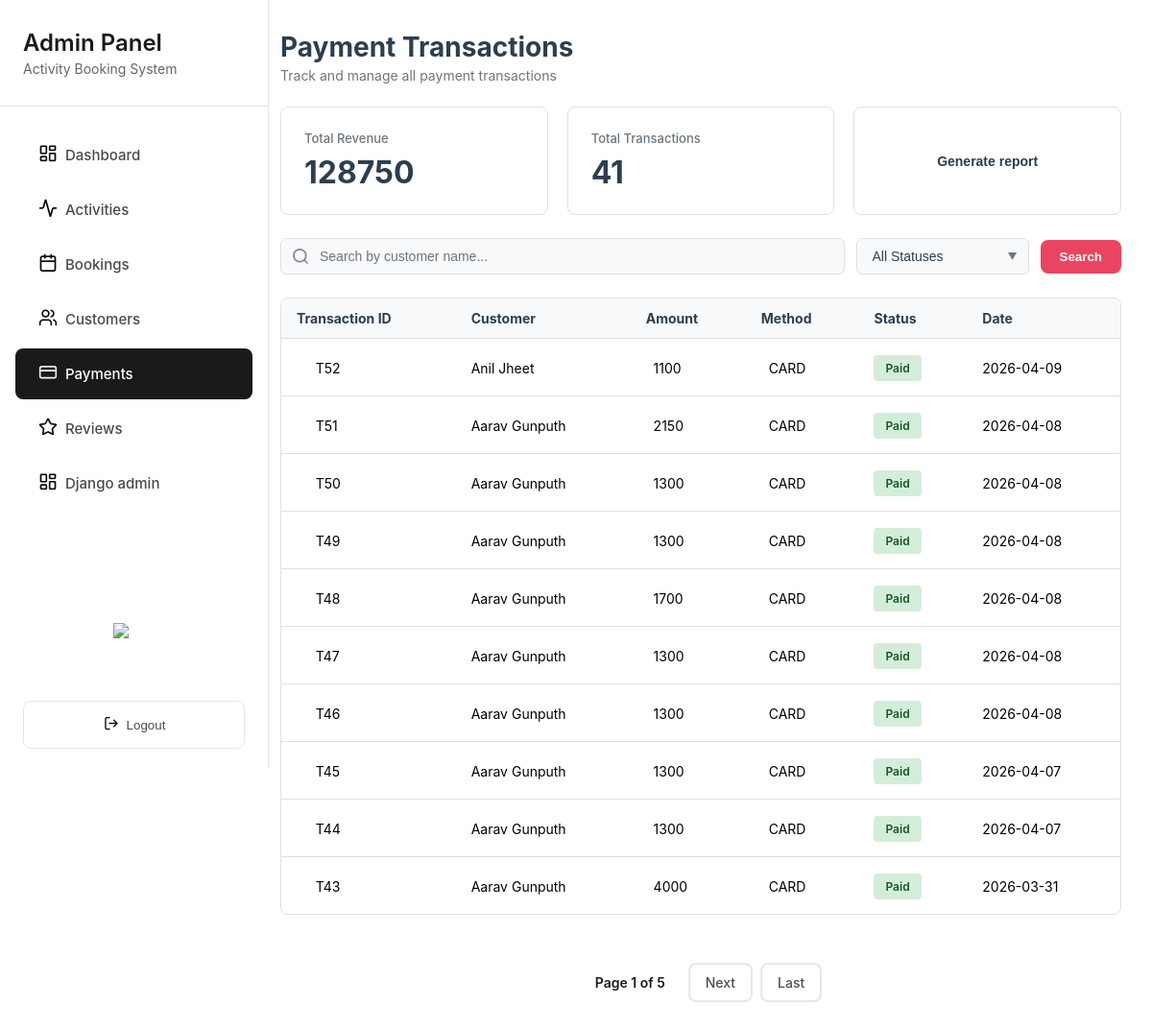
The app's page /grandblue/admin/payments/ (signed in), older data.
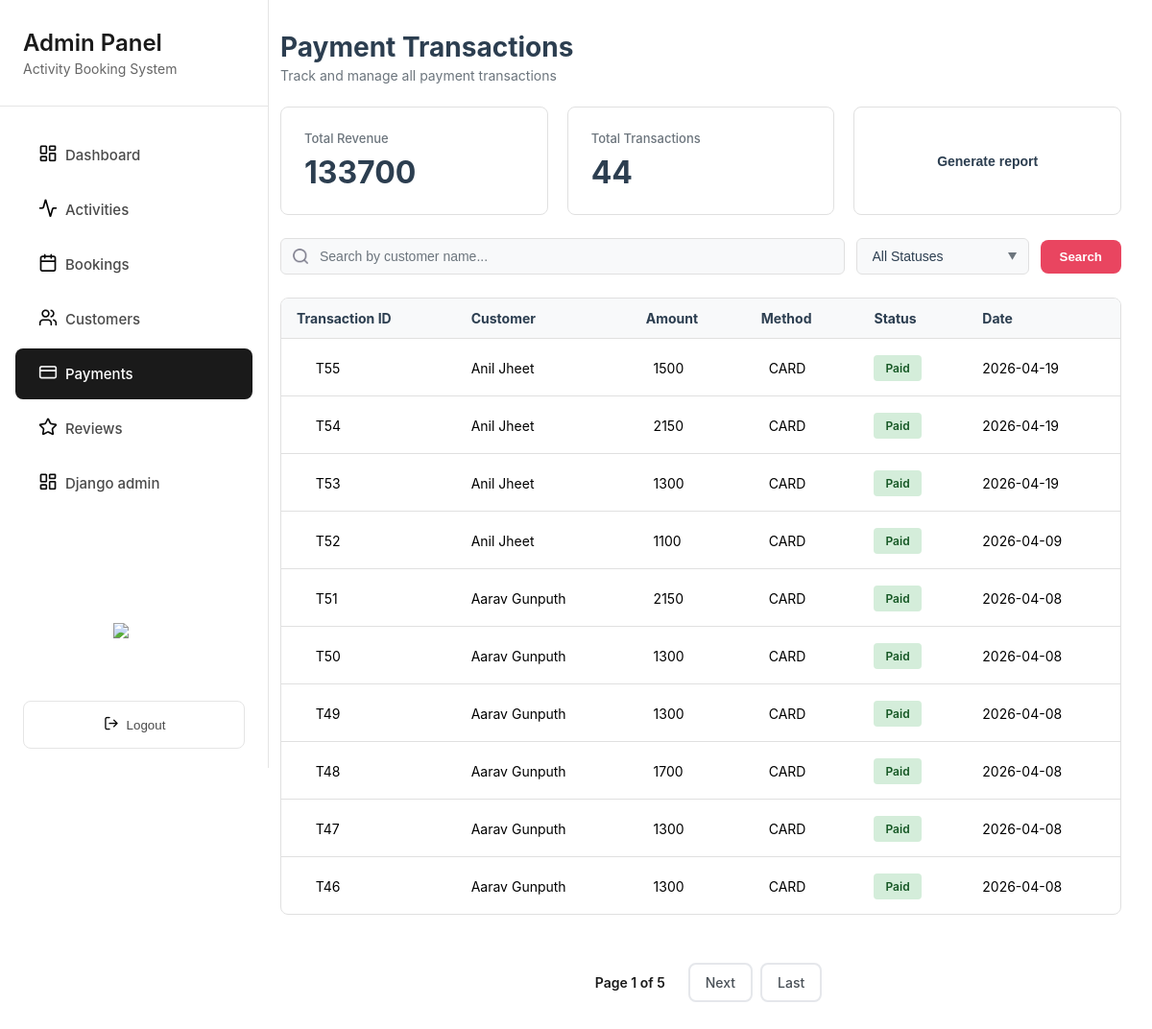
The same page, newer data.
### merger/models.py (models this page shows, shortened)
class Payment(models.Model):
    class Status(models.TextChoices):
        PAID = "PAID", "Paid"
        REFUNDED = "REFUNDED", "Refunded"
    class Method(models.TextChoices):
        CARD = "CARD", "Credit/Debit Card"
    booking = models.OneToOneField(Booking, related_name="payments", on_delete=models.CASCADE)
    amount = models.PositiveIntegerField(help_text="Amount in Rs")
    method = models.CharField(max_length=16, choices=Method.choices, default=Method.CARD)
    status = models.CharField(max_length=12, choices=Status.choices, default=Status.PAID)
    provider = models.CharField(max_length=64, blank=True, help_text="e.g., Stripe, PayPal")
    paid_at = models.DateTimeField(blank=True, null=True)
    class Meta:
        indexes = [
            models.Index(fields=["status"]),
            models.Index(fields=["method"]),
            models.Index(fields=["booking", "paid_at"]),
        ]

class Booking(models.Model):
    class Status(models.TextChoices):
        CONFIRMED = "CONFIRMED", "Confirmed"
        CANCELLED = "CANCELLED", "Cancelled"
        COMPLETED = "COMPLETED", "Completed"
    customer = models.ForeignKey(User, related_name="bookings", on_delete=models.CASCADE)
    activity = models.ForeignKey(Activity, related_name="bookings", on_delete=models.CASCADE)
    date = models.DateField(help_text="Selected date for the activity")
    group_size = models.PositiveIntegerField(default=1)
    price_total = models.PositiveIntegerField(help_text="Total price (Rs)")
    status = models.CharField(max_length=12, choices=Status.choices, default=Status.CONFIRMED)
    created_at = models.DateTimeField(auto_now_add=True)
    cancelled_at = models.DateTimeField(blank=True, null=True)
    cancellation_reason = models.TextField(blank=True)
    class Meta:
        ordering = ["-created_at"]
        indexes = [
            models.Index(fields=["status"]),
            models.Index(fields=["date"]),
            models.Index(fields=["customer", "created_at"]),
        ]
        constraints = [
            models.CheckConstraint(
                condition=Q(date__gt=F("created_at")),
                name="booking_date_after_creation"
            ),
        ]

class User(AbstractUser):
    email = models.EmailField(blank=True, unique=True)
    date_joined = models.DateTimeField(default=timezone.now)
    phone = models.CharField(max_length=20, blank=True)
    total_bookings = models.PositiveIntegerField(default=0)
    total_spent = models.DecimalField(max_digits=10, decimal_places=2, default=0.00)
    USERNAME_FIELD = 'email'
    REQUIRED_FIELDS = []
    class Meta:
        ordering = ['email']

### merger/shared_views.py (the view, shortened to what this page needs)
# urls.py: path('admin/payments/', PaymentsPageView.as_view(), name='payments'),
class PaymentsPageView(LoginRequiredMixin, StaffRequiredMixin, ListView):
    model = Payment
    template_name = 'admin_payment.html'
    context_object_name = 'payments'
    paginate_by = 10
    def get_queryset(self):
        queryset = Payment.objects.select_related('booking__customer', 'booking__activity').order_by('-paid_at')
        status = self.request.GET.get('status')
        if status and status != 'all':
            queryset = queryset.filter(status=status.upper())
        search = self.request.GET.get('search')
        return queryset
    def get_context_data(self, **kwargs):
        context = super().get_context_data(**kwargs)
        context.update({
            'active_class': 'payments',
            'total_revenue': (
                Payment.objects
                .filter(status="PAID")
                .aggregate(total=Sum("amount"))["total"] or 0
            ),
            'total_transactions': Payment.objects.aggregate(total=Count('amount'))['total'] or 0,
            'current_status': self.request.GET.get('status', 'all'),
            'current_search': self.request.GET.get('search', ''),
        })
        return context

### merger/shared_views.py (called while the page is built)
    def test_func(self):
        return self.request.user.is_staff

### merger/templates/admin_payment.html (shortened to what this page needs)
{% extends 'admin_sidebar.html' %}
{% load static %}
{% block extra_css %}
    <link rel="stylesheet" href="{% static 'css/admin_payment.css' %}">
{% endblock %}
{% block content %}
<div class="page-header">
    <h1 class="page-title">Payment Transactions</h1>
    <p class="page-subtitle">Track and manage all payment transactions</p>
</div>
<div class="stats-container">
    <div class="stat-card">
        <div class="stat-label">Total Revenue</div>
        <div class="stat-value">{{ total_revenue }}</div>
    </div>
    <div class="stat-card">
        <div class="stat-label">Total Transactions</div>
        <div class="stat-value">{{ total_transactions }}</div>
    </div>
    <button class="generate-btn" onclick="generateReport()">
        <span>Generate report</span>
    </button>
</div>
<form method="get" action="" id="filterForm" onsubmit="return true;">
<div class="filter-bar">
    <div class="search-box">
        <input type="text" name="search" id="searchInput" placeholder="Search by customer name..." value="{{ current_search }}">
    </div>
    <div class="filter-dropdown">
        <select class="dropdown-select" name="status" id="statusFilter" onchange="document.getElementById('filterForm').submit()">
            <option value="all" {% if current_status == 'all' %}selected{% endif %}>All Statuses</option>
        </select>
    </div>
    <button type="submit" class="filter-submit-btn">Search</button>
</div>
</form>
<div class="table-container">
    <table>
        <thead>
            <tr>
                <th>Transaction ID</th>
                <th>Customer</th>
                <th>Amount</th>
                <th>Method</th>
                <th>Status</th>
                <th>Date</th>
            </tr>
        </thead>
        <tbody id="transactionsTable">
            {% for payment in payments %}
                <tr data-status="{{ payment.status|lower }}" style="--i: {{ forloop.counter }};">
                    <td class="transaction-id" style="white-space: pre;">     T{{ payment.id }}</td>
                    <td class="customer-name"><span class="customer-name">{{ payment.booking.customer.first_name }} {{ payment.booking.customer.last_name }}</span></td>
                    <td class="amount" style="white-space: pre;">  {{ payment.amount }}</td>
                    <td class="method" style="white-space: pre;">  {{ payment.method }}</td>
                    <td><span class="status-badge
                                {% if payment.status == 'PAID' %}
                                paid
                                {% elif payment.status == 'REFUNDED' %}
                                refunded
                                {% endif %}
                            ">
                                {{ payment.get_status_display }}
                            </span>
                        </td>
                    <td class="date"><span>{{ payment.paid_at|date:"Y-m-d" }}</span></td>
                </tr>
                {% empty %}
                <tr>
                    <td colspan="5" style="text-align:center;">No payments found.</td>
                </tr>
      {% endfor %}
    </tbody>
  </table>
</div>
{% if is_paginated %}
<div class="pagination">
  <span class="page-current">
    Page {{ page_obj.number }} of {{ page_obj.paginator.num_pages }}
  </span>
  {% if page_obj.has_next %}
    <a href="?page={{ page_obj.next_page_number }}{% if current_status != 'all' %}&status={{ current_status }}{% endif %}{% if current_search %}&search={{ current_search }}{% endif %}" class="page-link">Next</a>
    <a href="?page={{ page_obj.paginator.num_pages }}{% if current_status != 'all' %}&status={{ current_status }}{% endif %}{% if current_search %}&search={{ current_search }}{% endif %}" class="page-link">Last</a>
  {% endif %}
</div>
{% endif %}
{% endblock %}

Row changes from the older to the newer data that the page shows:
no longer on this page (row unchanged): Payment: id "45", booking.customer.first_name "Aarav", booking.customer.last_name "Gunputh", amount "1300", method "CARD", status "Paid", paid_at "2026-04-07"
no longer on this page (row unchanged): Payment: id "44", booking.customer.first_name "Aarav", booking.customer.last_name "Gunputh", amount "1300", method "CARD", status "Paid", paid_at "2026-04-07"
no longer on this page (row unchanged): Payment: id "43", booking.customer.first_name "Aarav", booking.customer.last_name "Gunputh", amount "4000", method "CARD", status "Paid", paid_at "2026-03-31"
added Payment: id "55", booking.customer.first_name "Anil", booking.customer.last_name "Jheet", amount "1500", method "CARD", status "Paid", paid_at "2026-04-19"
added Payment: id "54", booking.customer.first_name "Anil", booking.customer.last_name "Jheet", amount "2150", method "CARD", status "Paid", paid_at "2026-04-19"
added Payment: id "53", booking.customer.first_name "Anil", booking.customer.last_name "Jheet", amount "1300", method "CARD", status "Paid", paid_at "2026-04-19"
Text that changed along with them:
{{ total_revenue }}: "128750" → "133700"
{{ total_transactions }}: "41" → "44"
